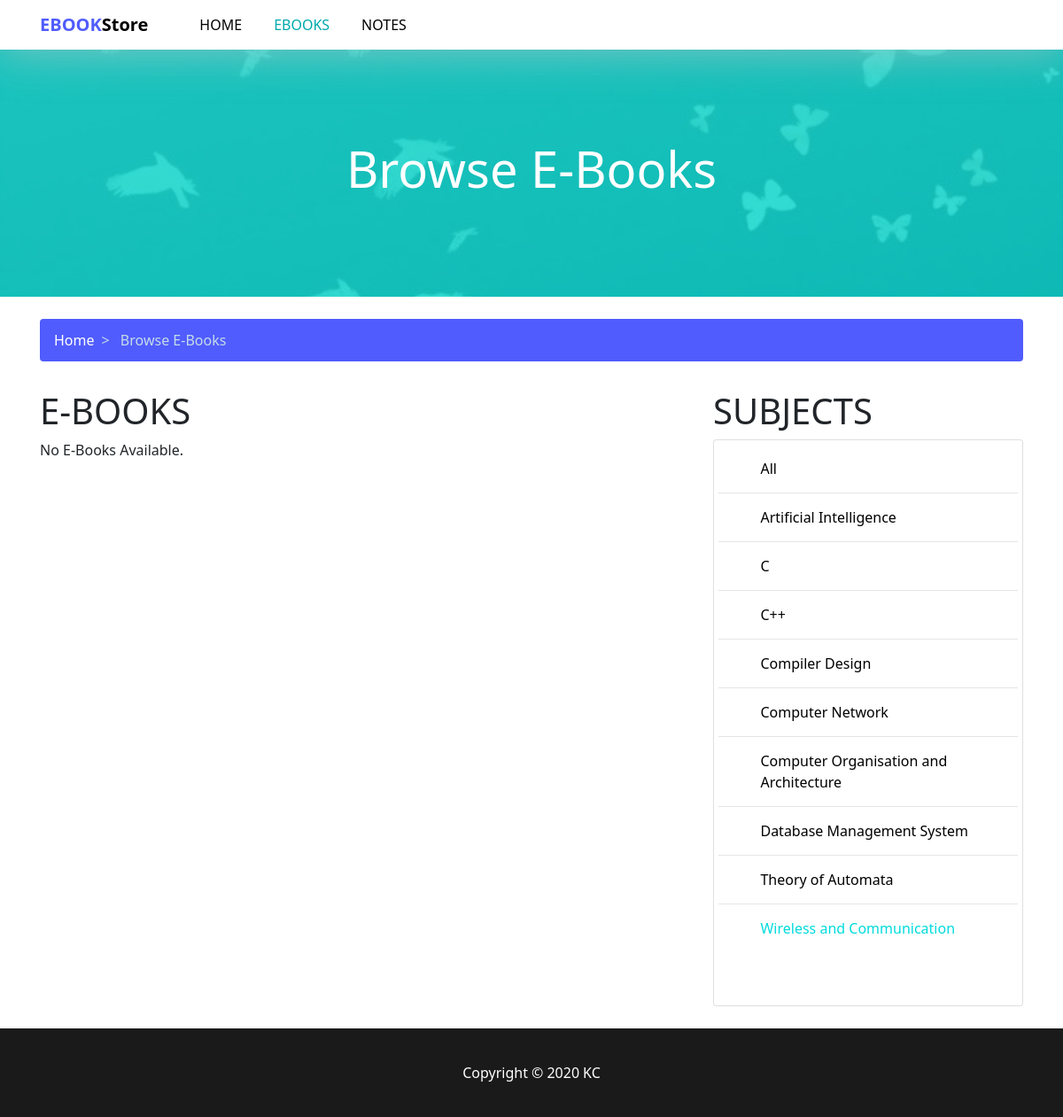
The app's page /ebooks/0/2 with its own data.
### ebook/models.py (models this page shows, shortened)
class Subject(models.Model):
    title = models.CharField(max_length=200, unique=True)

### ebook/views.py (the view)
# urls.py: path('ebooks/<int:category>/<int:subject_id>', views.ebooks, name='ebooks'),
def ebooks(request, category, subject_id):
    subjects = Subject.objects.order_by('title')
    ebooks = EBook.objects.order_by('-date').filter(category=category)
    if subject_id != 0:
        ebooks = ebooks.filter(subject_id=subject_id)
    paginator = Paginator(ebooks, 6)
    page = request.GET.get('page')
    ebooks = paginator.get_page(page)
    context = {
        'subjects': subjects,
        'ebooks': ebooks,
        'category': category
    }
    return render(request, 'ebook/ebooks.html', context)

### ebook/templates/ebook/ebooks.html (shortened to what this page needs)
{% extends 'base.html' %}
{% load static %}
{% block content %}
  <div class="showcase-secondary">
    <h1 class="showcase-heading display-4">
      Browse
      {% if category == 0 %}
        E-Books
      {% else %}
        Notes
      {% endif %}
    </h1>
  </div>
  <section class="main">
    <div class="container">
      <nav aria-label="breadcrumb">
        <ol class="breadcrumb">
          <li class="breadcrumb-item"><a href="{% url 'ebook:index' %}">Home</a></li>
          <li class="breadcrumb-item active" aria-current="page">
            Browse
            {% if category == 0 %}
              E-Books
            {% else %}
              Notes
            {% endif %}
          </li>
        </ol>
      </nav>
      <div class="row">
        <div class="col-lg-8 mt-3">
            <h1 class="uppercase">
              {% if category == 0 %}
                E-Books
              {% else %}
                Notes
              {% endif %}
            </h1>
          {% if ebooks %}
            {% for ebook in ebooks %}
              <div class="ebook-card mb-4">
                <a href="{% url 'ebook:ebook' ebook.category ebook.id %}""
                  ><img
                    src="{{ ebook.thumbnail.url }}"
                    class="ebook-img"
                    alt="{{ ebook.title }}"
                /></a>
                <div class="card-body">
                  <div class="heading">
                    <h4 class="title">
                      <a href="{% url 'ebook:ebook' ebook.category ebook.id %}"
                        >{{ ebook.title }}</a
                      >
                    </h4>
                    <div class="ebook-text-muted">
                      {% if ebook.authors.all %}
                        {% for author in ebook.authors.all %}
                          {{ author.name }}
                        {% endfor %}
                      {% endif %}
                      {% if ebook.description %}
                        {{ ebook.description }}
                      {% endif %}
                    </div>
                  </div>
                  <div class="ebook-info">
                    <span class="val">{{ ebook.date }}</span> /
                    <span class="val">{{ ebook.file.size }}</span> /
                    <span class="val">260 pages</span>
                  </div>
                </div>
              </div>
            {% endfor %}
          {% else %}
            <p>No E-Books Available.</p>
          {%endif%}
        </div>
        <div class="col-lg-4 mt-3">
          <h1 class="uppercase">Subjects</h1>
          <div class="card subject">
            <a id="subject0" href="{% url 'ebook:ebooks' category 0 %}" class="list-item">
              <i class="icon fas fa-book"></i> All
            </a>
            {% for subject in subjects %}
              <a id="subject{{ subject.id }}" href="{% url 'ebook:ebooks' category subject.id %}" class="list-item">
                <i class="icon fas fa-book"></i> {{ subject.title }}
              </a>
            {% endfor %}
          </div>
        </div>
      </div>
    </div>
  </section>
{% endblock %}

### templates/base.html (shortened to what this page needs)
<!DOCTYPE html>
{% load static %}
<html lang="en">
  <head>
    <link rel="stylesheet" type="text/css" href="{% static 'css/bootstrap.min.css' %}"/>
    <link rel="stylesheet" type="text/css" href="{% static 'fontawesome/all.min.css' %}"/>
    <link rel="stylesheet" type="text/css" href="{% static 'ebook/css/style.css' %}" />
  </head>
  <body>
    {% include 'partials/_navbar.html' %}
    {% block content %} {% endblock %}
    {% include 'partials/_footer.html' %}
  </body>
</html>

### templates/partials/_navbar.html (shortened to what this page needs)
<nav class="navbar navbar-expand-lg fixed-top">
  <div class="container">
    <span class="navbar-brand mb-0 h1"><span class="main-brand">EBOOK</span>Store</span>
    <div class="collapse navbar-collapse" id="navbarContent">
      <ul class="navbar-nav">
        <li class="nav-item {% if '/' == request.path %} active {% endif %}">
          <a class="nav-link" href="{% url 'ebook:index' %}">Home</a>
        </li>
        <li class="nav-item {% if 'ebooks/0' in request.path %} active {% endif %}">
          <a class="nav-link" href="{% url 'ebook:ebooks' 0 0 %}">Ebooks</a>
        </li>
        <li class="nav-item {% if 'ebooks/1' in request.path %} active {% endif %}">
          <a class="nav-link" href="{% url 'ebook:ebooks' 1 0 %}">Notes</a>
        </li>
      </ul>
    </div>
  </div>
</nav>

### templates/partials/_footer.html
<footer>
  Copyright &copy;
  <span class="year mx-1">2019</span> KC
</footer>

### static/ebook/css/style.css (style rules this page uses)
.navbar { background: white; color: black; min-height: 55px; box-shadow: 1px 1px 50px rgba(202, 202, 202, 0.6); }
.navbar .navbar-brand { font-weight: 800; margin-right: 50px; }
.navbar .navbar-brand .main-brand { color: #505cfd; }
.navbar .navbar-nav .nav-item { margin-right: 20px; }
.navbar .navbar-nav .nav-item.active > .nav-link { color: #00a9ab; }
.navbar .navbar-nav .nav-item .nav-link { color: black; font-weight: 500; text-transform: uppercase; }
.showcase, .showcase-secondary { margin-top: 55px; display: flex; flex-direction: column; height: 80vh; overflow: hidden; justify-content: center; align-content: center; text-align: center; background: rgba(0, 219, 222, 0.8); padding: 10px; }
.showcase .showcase-heading, .showcase-secondary .showcase-heading { color: white; }
.showcase-secondary { height: 35vh; }
footer { display: flex; justify-content: center; align-items: center; background: #1a1a1a; color: white; height: 100px; }
.breadcrumb { background: #505cfd; }
.breadcrumb .breadcrumb-item + .breadcrumb-item::before { content: '>'; color: #c4dce8; }
.breadcrumb .breadcrumb-item a { color: white; }
.breadcrumb .breadcrumb-item.active { color: #c4dce8; }
* { box-sizing: border-box; font-family: "Segoe UI", Tahoma, Geneva, Verdana, sans-serif; }
body { background: url("../img/showcase1.jpg"); background-size: cover; background-attachment: fixed; background-repeat: no-repeat; }
.uppercase { text-transform: uppercase; }
.main { background: white; padding-top: 25px; padding-bottom: 25px; min-height: calc( 100vh - 55px - 35vh - 100px ); }
.main .subject { padding: 5px; height: 80vh; overflow-y: auto; }
.main .subject .list-item { display: flex; align-items: center; padding: 15px 20px; color: black; text-decoration: none; border-bottom: 1px solid rgba(0, 0, 0, 0.1); }
.main .subject .list-item:last-child { border-bottom: 0; }
.main .subject .list-item .icon { margin-right: 15px; }
.main .subject .list-item.active { color: #00dbde; }

### records on screen
Subject: title "Artificial Intelligence"
Subject: title "C"
Subject: title "C++"
Subject: title "Compiler Design"
Subject: title "Computer Network"
Subject: title "Computer Organisation and Architecture"
Subject: title "Database Management System"
Subject: title "Theory of Automata"
Subject: title "Wireless and Communication"
